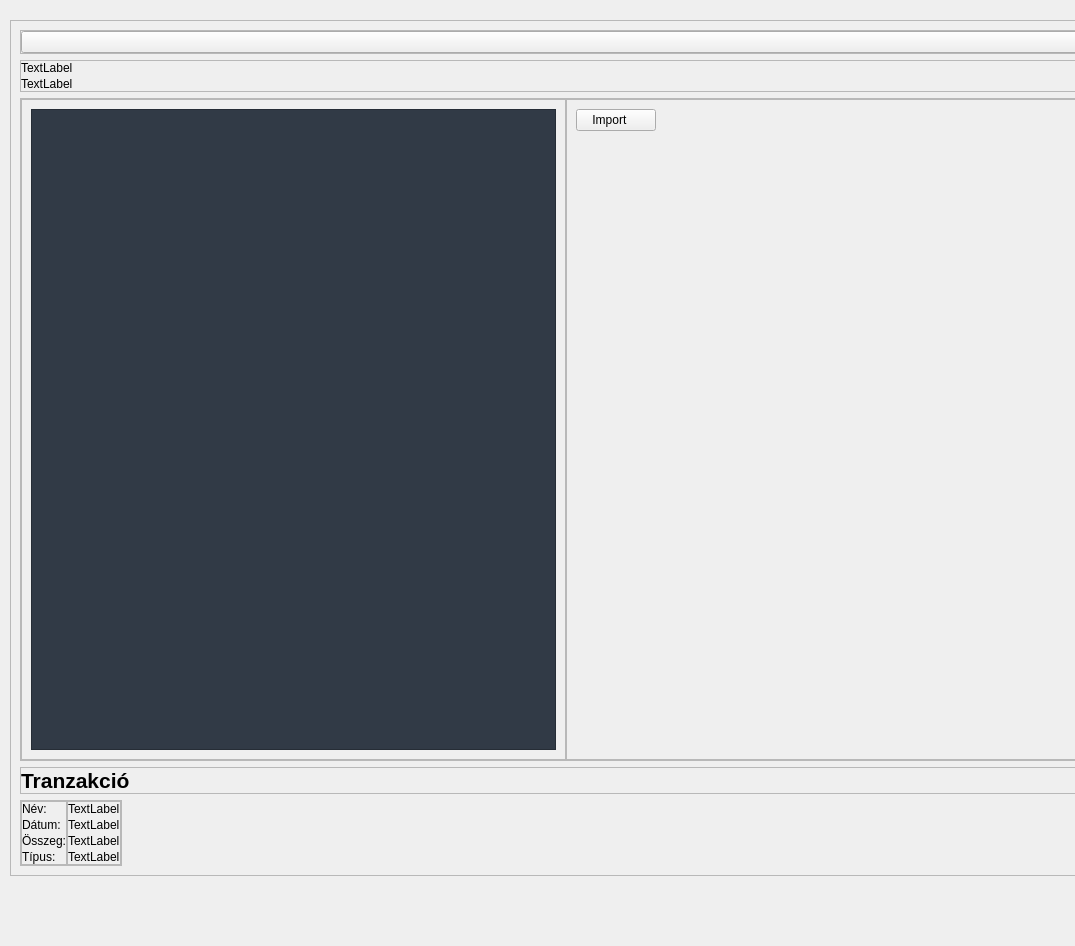
<?xml version="1.0" encoding="UTF-8"?>
<ui version="4.0">
 <class>Form</class>
 <widget class="QWidget" name="Form">
  <property name="geometry">
   <rect>
    <x>0</x>
    <y>0</y>
    <width>1075</width>
    <height>946</height>
   </rect>
  </property>
  <property name="windowTitle">
   <string>Form</string>
  </property>
  <property name="styleSheet">
   <string notr="true">QTableView {
	color: white;
	background-color: #313a46;
}

QTableView::Item {
	border-bottom: 2px solid #222b31;
	color: white;
	padding-left: 3px;
}</string>
  </property>
  <widget class="QFrame" name="frame">
   <property name="geometry">
    <rect>
     <x>10</x>
     <y>20</y>
     <width>1111</width>
     <height>856</height>
    </rect>
   </property>
   <property name="frameShape">
    <enum>QFrame::StyledPanel</enum>
   </property>
   <property name="frameShadow">
    <enum>QFrame::Raised</enum>
   </property>
   <layout class="QVBoxLayout" name="verticalLayout">
    <item>
     <widget class="QFrame" name="frame_5">
      <property name="frameShape">
       <enum>QFrame::StyledPanel</enum>
      </property>
      <property name="frameShadow">
       <enum>QFrame::Raised</enum>
      </property>
      <layout class="QVBoxLayout" name="verticalLayout_2">
       <property name="spacing">
        <number>0</number>
       </property>
       <property name="leftMargin">
        <number>0</number>
       </property>
       <property name="topMargin">
        <number>0</number>
       </property>
       <property name="rightMargin">
        <number>0</number>
       </property>
       <property name="bottomMargin">
        <number>0</number>
       </property>
       <item>
        <widget class="QComboBox" name="comboBox"/>
       </item>
      </layout>
     </widget>
    </item>
    <item>
     <widget class="QFrame" name="frame_4">
      <property name="frameShape">
       <enum>QFrame::StyledPanel</enum>
      </property>
      <property name="frameShadow">
       <enum>QFrame::Raised</enum>
      </property>
      <layout class="QGridLayout" name="gridLayout">
       <property name="leftMargin">
        <number>0</number>
       </property>
       <property name="topMargin">
        <number>0</number>
       </property>
       <property name="rightMargin">
        <number>0</number>
       </property>
       <property name="bottomMargin">
        <number>0</number>
       </property>
       <property name="horizontalSpacing">
        <number>0</number>
       </property>
       <property name="verticalSpacing">
        <number>2</number>
       </property>
       <item row="1" column="0">
        <widget class="QLabel" name="categorysum_label">
         <property name="text">
          <string>TextLabel</string>
         </property>
        </widget>
       </item>
       <item row="0" column="0">
        <widget class="QLabel" name="categoryname_label">
         <property name="text">
          <string>TextLabel</string>
         </property>
        </widget>
       </item>
      </layout>
     </widget>
    </item>
    <item>
     <widget class="QFrame" name="frame_3">
      <property name="frameShape">
       <enum>QFrame::StyledPanel</enum>
      </property>
      <property name="frameShadow">
       <enum>QFrame::Raised</enum>
      </property>
      <layout class="QHBoxLayout" name="horizontalLayout_3">
       <property name="spacing">
        <number>0</number>
       </property>
       <property name="leftMargin">
        <number>0</number>
       </property>
       <property name="topMargin">
        <number>0</number>
       </property>
       <property name="rightMargin">
        <number>0</number>
       </property>
       <property name="bottomMargin">
        <number>0</number>
       </property>
       <item>
        <widget class="QFrame" name="frame_10">
         <property name="minimumSize">
          <size>
           <width>50</width>
           <height>0</height>
          </size>
         </property>
         <property name="frameShape">
          <enum>QFrame::StyledPanel</enum>
         </property>
         <property name="frameShadow">
          <enum>QFrame::Raised</enum>
         </property>
         <layout class="QGridLayout" name="gridLayout_2">
          <item row="0" column="0">
           <widget class="QTableView" name="tableView">
            <property name="sizePolicy">
             <sizepolicy hsizetype="Minimum" vsizetype="Preferred">
              <horstretch>0</horstretch>
              <verstretch>0</verstretch>
             </sizepolicy>
            </property>
            <property name="minimumSize">
             <size>
              <width>500</width>
              <height>0</height>
             </size>
            </property>
            <property name="selectionBehavior">
             <enum>QAbstractItemView::SelectItems</enum>
            </property>
            <attribute name="horizontalHeaderVisible">
             <bool>false</bool>
            </attribute>
            <attribute name="verticalHeaderVisible">
             <bool>false</bool>
            </attribute>
           </widget>
          </item>
         </layout>
        </widget>
       </item>
       <item>
        <widget class="QFrame" name="frame_9">
         <property name="minimumSize">
          <size>
           <width>0</width>
           <height>0</height>
          </size>
         </property>
         <property name="frameShape">
          <enum>QFrame::StyledPanel</enum>
         </property>
         <property name="frameShadow">
          <enum>QFrame::Raised</enum>
         </property>
         <layout class="QVBoxLayout" name="verticalLayout_5">
          <item alignment="Qt::AlignLeft">
           <widget class="QPushButton" name="pushButton">
            <property name="sizePolicy">
             <sizepolicy hsizetype="Minimum" vsizetype="Fixed">
              <horstretch>0</horstretch>
              <verstretch>0</verstretch>
             </sizepolicy>
            </property>
            <property name="minimumSize">
             <size>
              <width>0</width>
              <height>0</height>
             </size>
            </property>
            <property name="text">
             <string>Import    </string>
            </property>
            <property name="iconSize">
             <size>
              <width>12</width>
              <height>12</height>
             </size>
            </property>
           </widget>
          </item>
          <item>
           <spacer name="verticalSpacer">
            <property name="orientation">
             <enum>Qt::Vertical</enum>
            </property>
            <property name="sizeHint" stdset="0">
             <size>
              <width>20</width>
              <height>40</height>
             </size>
            </property>
           </spacer>
          </item>
         </layout>
        </widget>
       </item>
      </layout>
     </widget>
    </item>
    <item>
     <widget class="QFrame" name="frame_8">
      <property name="frameShape">
       <enum>QFrame::StyledPanel</enum>
      </property>
      <property name="frameShadow">
       <enum>QFrame::Raised</enum>
      </property>
      <layout class="QVBoxLayout" name="verticalLayout_3">
       <property name="spacing">
        <number>0</number>
       </property>
       <property name="leftMargin">
        <number>0</number>
       </property>
       <property name="topMargin">
        <number>0</number>
       </property>
       <property name="rightMargin">
        <number>0</number>
       </property>
       <property name="bottomMargin">
        <number>0</number>
       </property>
       <item>
        <widget class="QLabel" name="label_5">
         <property name="font">
          <font>
           <pointsize>16</pointsize>
           <bold>true</bold>
          </font>
         </property>
         <property name="text">
          <string>Tranzakció</string>
         </property>
        </widget>
       </item>
      </layout>
     </widget>
    </item>
    <item alignment="Qt::AlignLeft">
     <widget class="QFrame" name="frame_2">
      <property name="frameShape">
       <enum>QFrame::StyledPanel</enum>
      </property>
      <property name="frameShadow">
       <enum>QFrame::Raised</enum>
      </property>
      <layout class="QHBoxLayout" name="horizontalLayout">
       <property name="spacing">
        <number>0</number>
       </property>
       <property name="leftMargin">
        <number>0</number>
       </property>
       <property name="topMargin">
        <number>0</number>
       </property>
       <property name="rightMargin">
        <number>0</number>
       </property>
       <property name="bottomMargin">
        <number>0</number>
       </property>
       <item>
        <widget class="QFrame" name="frame_7">
         <property name="frameShape">
          <enum>QFrame::StyledPanel</enum>
         </property>
         <property name="frameShadow">
          <enum>QFrame::Raised</enum>
         </property>
         <layout class="QVBoxLayout" name="verticalLayout_6">
          <property name="spacing">
           <number>2</number>
          </property>
          <property name="leftMargin">
           <number>0</number>
          </property>
          <property name="topMargin">
           <number>0</number>
          </property>
          <property name="rightMargin">
           <number>0</number>
          </property>
          <property name="bottomMargin">
           <number>0</number>
          </property>
          <item>
           <widget class="QLabel" name="label">
            <property name="text">
             <string>Név:</string>
            </property>
           </widget>
          </item>
          <item>
           <widget class="QLabel" name="label_2">
            <property name="text">
             <string>Dátum:</string>
            </property>
           </widget>
          </item>
          <item>
           <widget class="QLabel" name="label_3">
            <property name="text">
             <string>Összeg:</string>
            </property>
           </widget>
          </item>
          <item>
           <widget class="QLabel" name="label_4">
            <property name="text">
             <string>Típus:</string>
            </property>
           </widget>
          </item>
         </layout>
        </widget>
       </item>
       <item>
        <widget class="QFrame" name="frame_6">
         <property name="frameShape">
          <enum>QFrame::StyledPanel</enum>
         </property>
         <property name="frameShadow">
          <enum>QFrame::Raised</enum>
         </property>
         <layout class="QVBoxLayout" name="verticalLayout_4">
          <property name="spacing">
           <number>2</number>
          </property>
          <property name="leftMargin">
           <number>0</number>
          </property>
          <property name="topMargin">
           <number>0</number>
          </property>
          <property name="rightMargin">
           <number>0</number>
          </property>
          <property name="bottomMargin">
           <number>0</number>
          </property>
          <item>
           <widget class="QLabel" name="tran_type">
            <property name="text">
             <string>TextLabel</string>
            </property>
           </widget>
          </item>
          <item>
           <widget class="QLabel" name="tran_date">
            <property name="text">
             <string>TextLabel</string>
            </property>
           </widget>
          </item>
          <item>
           <widget class="QLabel" name="tran_amount">
            <property name="text">
             <string>TextLabel</string>
            </property>
           </widget>
          </item>
          <item>
           <widget class="QLabel" name="tran_name">
            <property name="text">
             <string>TextLabel</string>
            </property>
           </widget>
          </item>
         </layout>
        </widget>
       </item>
      </layout>
     </widget>
    </item>
   </layout>
  </widget>
 </widget>
 <resources/>
 <connections/>
</ui>
